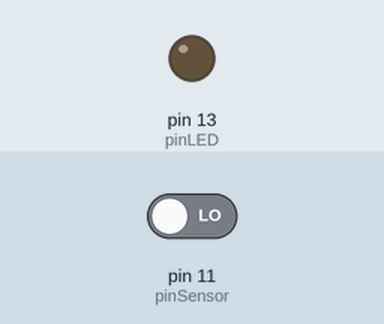
Recording of a sketch running on a simulated Arduino Uno, built with avr-gcc and run on an emulated ATmega328P. Parts: output pins drawn as LEDs (lit = HIGH). The test bench sets the inputs (shaded band); at power-on: pin 11 (pinSensor) LOW. What the sketch prints to the serial monitor is not drawn.

Above: at 1.2 s.
1.3 s: pin 11 (pinSensor) driven HIGH
At 2.4 s:
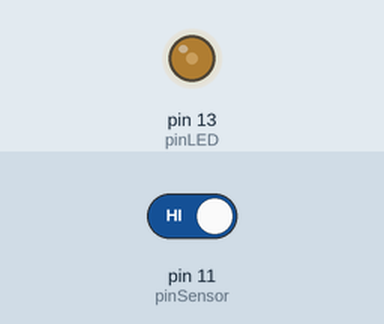
2.8 s: pin 11 (pinSensor) driven LOW
At 4.3 s:
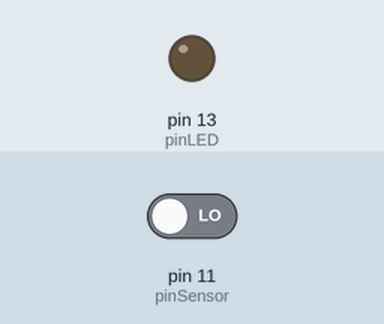
5.8 s: pin 11 (pinSensor) driven HIGH
At 7.1 s:
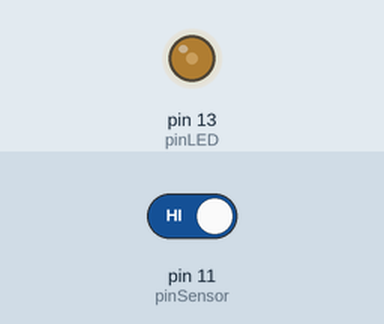
Timing chart, 0 to 8.8 s (numbered marks = the images above; inputs shaded):
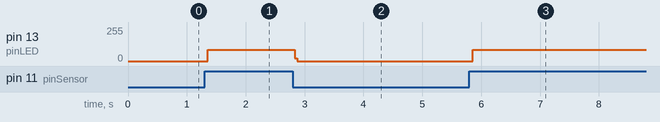

The sketch:

RotaryEncoderHallDigital.ino
```cpp
int pinSensor = 11;
int pinLED = 13;
int val = 0;


void setup() {
  // put your setup code here, to run once:
  pinMode(pinLED, OUTPUT);
  pinMode(pinSensor, INPUT);
  Serial.begin(9600);
}

void loop() {
  // put your main code here, to run repeatedly:
  val = digitalRead(pinSensor);
  if (val == HIGH) {
    digitalWrite(pinLED, HIGH);
    delay(val);
    digitalWrite(pinLED, LOW);
    delay(val);
    Serial.println(val, DEC);
    val = -1;
  } else {
    Serial.println("Nothing!");
  }
}
```

Measured:
- after the input at 1.3 s, pin 13 (pinLED): 0/255 → 84/255 after 0.05 s
- after the input at 2.8 s, pin 13 (pinLED): 84/255 → 0/255 at once
- after the input at 5.8 s, pin 13 (pinLED): 0/255 → 84/255 after 0.05 s
